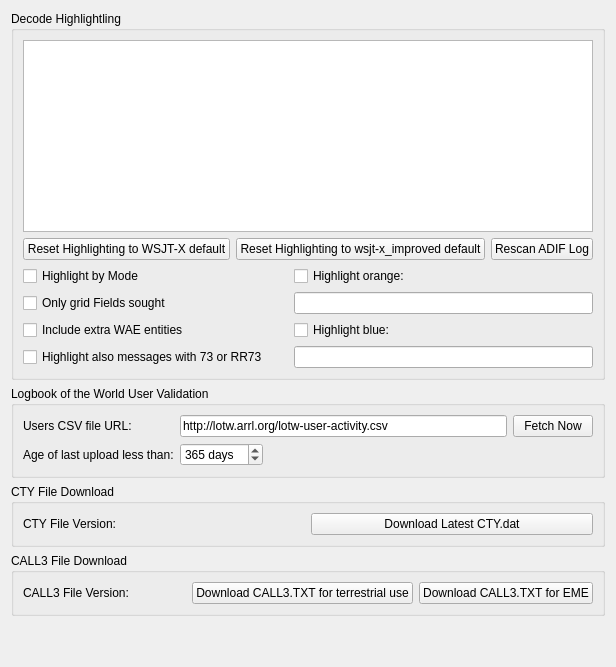
     <widget class="QWidget" name="colors_tab">
      <attribute name="title">
       <string>Colors</string>
      </attribute>
      <layout class="QVBoxLayout" name="verticalLayout_7">
       <item>
        <widget class="QGroupBox" name="groupBox_12">
         <property name="title">
          <string>Decode Highlightling</string>
         </property>
         <layout class="QGridLayout" name="gridLayout_5">
          <item row="1" column="0" colspan="2">
           <layout class="QHBoxLayout" name="horizontalLayout_20">
            <item>
             <widget class="QPushButton" name="reset_highlighting_to_defaults_push_button">
              <property name="toolTip">
               <string>&lt;html&gt;&lt;head/&gt;&lt;body&gt;&lt;p&gt;Push to reset all highlight items above to default values and priorities.&lt;/p&gt;&lt;/body&gt;&lt;/html&gt;</string>
              </property>
              <property name="text">
               <string>Reset Highlighting to WSJT-X default</string>
              </property>
             </widget>
            </item>
            <item>
             <widget class="QPushButton" name="reset_highlighting_to_defaults2_push_button">
              <property name="text">
               <string>Reset Highlighting to wsjt-x_improved default</string>
              </property>
             </widget>
            </item>
            <item>
             <widget class="QPushButton" name="rescan_log_push_button">
              <property name="toolTip">
               <string>&lt;html&gt;&lt;head/&gt;&lt;body&gt;&lt;p&gt;Click to scan the wsjtx_log.adi ADIF file again for worked before information&lt;/p&gt;&lt;/body&gt;&lt;/html&gt;</string>
              </property>
              <property name="text">
               <string>Rescan ADIF Log</string>
              </property>
             </widget>
            </item>
           </layout>
          </item>
          <item row="0" column="0" colspan="2">
           <widget class="DecodeHighlightingListView" name="highlighting_list_view">
            <property name="sizePolicy">
             <sizepolicy hsizetype="Expanding" vsizetype="Preferred">
              <horstretch>0</horstretch>
              <verstretch>0</verstretch>
             </sizepolicy>
            </property>
            <property name="contextMenuPolicy">
             <enum>Qt::ActionsContextMenu</enum>
            </property>
            <property name="acceptDrops">
             <bool>true</bool>
            </property>
            <property name="toolTip">
             <string>&lt;html&gt;&lt;head/&gt;&lt;body&gt;&lt;p&gt;Enable or disable using the check boxes and right-click an item to change or unset the foreground color, background color, or reset the item to default values. Drag and drop the items to change their priority, higher in the list is higher in priority.&lt;/p&gt;&lt;p&gt;Note that each foreground or background color may be either set or unset, unset means that it is not allocated for that item's type and lower priority items may apply.&lt;/p&gt;&lt;/body&gt;&lt;/html&gt;</string>
            </property>
            <property name="editTriggers">
             <set>QAbstractItemView::NoEditTriggers</set>
            </property>
            <property name="dragEnabled">
             <bool>true</bool>
            </property>
            <property name="dragDropMode">
             <enum>QAbstractItemView::InternalMove</enum>
            </property>
            <property name="defaultDropAction">
             <enum>Qt::MoveAction</enum>
            </property>
            <property name="selectionMode">
             <enum>QAbstractItemView::SingleSelection</enum>
            </property>
            <property name="resizeMode">
             <enum>QListView::Adjust</enum>
            </property>
           </widget>
          </item>
          <item row="3" column="0" colspan="2">
           <layout class="QGridLayout" name="gridLayout_23">
            <item row="1" column="0">
             <widget class="QCheckBox" name="only_fields_check_box">
              <property name="toolTip">
               <string>Check to for grid highlighting to only apply to unworked grid fields</string>
              </property>
              <property name="text">
               <string>Only grid Fields sought</string>
              </property>
             </widget>
            </item>
            <item row="0" column="1">
             <spacer name="horizontalSpacer_5">
              <property name="orientation">
               <enum>Qt::Horizontal</enum>
              </property>
              <property name="sizeType">
               <enum>QSizePolicy::Fixed</enum>
              </property>
              <property name="sizeHint" stdset="0">
               <size>
                <width>20</width>
                <height>20</height>
               </size>
              </property>
             </spacer>
            </item>
            <item row="2" column="0">
             <widget class="QCheckBox" name="include_WAE_check_box">
              <property name="text">
               <string>Include extra WAE entities</string>
              </property>
             </widget>
            </item>
            <item row="3" column="0">
             <widget class="QCheckBox" name="highlight_73_check_box">
              <property name="text">
               <string>Highlight also messages with 73 or RR73</string>
              </property>
             </widget>
            </item>
            <item row="0" column="0">
             <widget class="QCheckBox" name="highlight_by_mode_check_box">
              <property name="toolTip">
               <string>&lt;html&gt;&lt;head/&gt;&lt;body&gt;&lt;p&gt;Check to indicate new DXCC entities, grid squares, and callsigns per mode.&lt;/p&gt;&lt;/body&gt;&lt;/html&gt;</string>
              </property>
              <property name="text">
               <string>Highlight by Mode</string>
              </property>
             </widget>
            </item>
            <item row="0" column="2">
             <widget class="QCheckBox" name="highlight_orange_check_box">
              <property name="toolTip">
               <string>&lt;html&gt;&lt;head/&gt;&lt;body&gt;&lt;p&gt;Highlight callsigns or grids with orange background color. Callsigns and/or grids must be separated by a comma, and there must be a comma after each callsign.&lt;/p&gt;&lt;/body&gt;&lt;/html&gt;</string>
              </property>
              <property name="text">
               <string>Highlight orange:</string>
              </property>
             </widget>
            </item>
            <item row="2" column="2">
             <widget class="QCheckBox" name="highlight_blue_check_box">
              <property name="toolTip">
               <string>&lt;html&gt;&lt;head/&gt;&lt;body&gt;&lt;p&gt;Highlight callsigns or grids with blue background color. Callsigns and/or grids must be separated by a comma, and there must be a comma after each callsign.&lt;/p&gt;&lt;/body&gt;&lt;/html&gt;</string>
              </property>
              <property name="text">
               <string>Highlight blue:</string>
              </property>
             </widget>
            </item>
            <item row="1" column="2">
             <widget class="QLineEdit" name="highlight_orange_callsigns">
              <property name="toolTip">
               <string>&lt;html&gt;&lt;head/&gt;&lt;body&gt;&lt;p&gt;Highlight callsigns or grids with orange background color. Callsigns and/or grids must be separated by a comma, and there must be a comma after each callsign.&lt;/p&gt;&lt;/body&gt;&lt;/html&gt;</string>
              </property>
             </widget>
            </item>
            <item row="3" column="2">
             <widget class="QLineEdit" name="highlight_blue_callsigns">
              <property name="toolTip">
               <string>&lt;html&gt;&lt;head/&gt;&lt;body&gt;&lt;p&gt;Highlight callsigns or grids with blue background color. Callsigns and/or grids must be separated by a comma, and there must be a comma after each callsign.&lt;/p&gt;&lt;/body&gt;&lt;/html&gt;</string>
              </property>
             </widget>
            </item>
           </layout>
          </item>
         </layout>
        </widget>
       </item>
       <item>
        <widget class="QGroupBox" name="groupBox_11">
         <property name="toolTip">
          <string>&lt;html&gt;&lt;head/&gt;&lt;body&gt;&lt;p&gt;Controls for Logbook of the World user lookup.&lt;/p&gt;&lt;/body&gt;&lt;/html&gt;</string>
         </property>
         <property name="title">
          <string>Logbook of the World User Validation</string>
         </property>
         <layout class="QFormLayout" name="formLayout_18">
          <item row="1" column="0">
           <widget class="QLabel" name="label_15">
            <property name="text">
             <string>Users CSV file URL:</string>
            </property>
            <property name="buddy">
             <cstring>LotW_CSV_URL_line_edit</cstring>
            </property>
           </widget>
          </item>
          <item row="1" column="1">
           <layout class="QHBoxLayout" name="LotW_Layout">
            <item>
             <widget class="QLineEdit" name="LotW_CSV_URL_line_edit">
              <property name="toolTip">
               <string>&lt;html&gt;&lt;head/&gt;&lt;body&gt;&lt;p&gt;URL of the ARRL LotW user's last upload dates and times data file which is used to highlight decodes from stations that are known to upload their log file to LotW.&lt;/p&gt;&lt;/body&gt;&lt;/html&gt;</string>
              </property>
              <property name="accessibleName">
               <string>URL</string>
              </property>
              <property name="text">
               <string>http://lotw.arrl.org/lotw-user-activity.csv</string>
              </property>
             </widget>
            </item>
            <item>
             <widget class="QPushButton" name="LotW_CSV_fetch_push_button">
              <property name="toolTip">
               <string>&lt;html&gt;&lt;head/&gt;&lt;body&gt;&lt;p&gt;Push this button to fetch the latest LotW user's upload date and time data file.&lt;/p&gt;&lt;/body&gt;&lt;/html&gt;</string>
              </property>
              <property name="text">
               <string>Fetch Now</string>
              </property>
             </widget>
            </item>
           </layout>
          </item>
          <item row="2" column="1">
           <layout class="QHBoxLayout" name="LotW_Layout_2">
            <item>
             <widget class="QSpinBox" name="LotW_days_since_upload_spin_box">
              <property name="toolTip">
               <string>&lt;html&gt;&lt;head/&gt;&lt;body&gt;&lt;p&gt;Adjust this spin box to set the age threshold of LotW user's last upload date that is accepted as a current LotW user.&lt;/p&gt;&lt;/body&gt;&lt;/html&gt;</string>
              </property>
              <property name="accessibleName">
               <string>Days since last upload</string>
              </property>
              <property name="suffix">
               <string> days</string>
              </property>
              <property name="minimum">
               <number>0</number>
              </property>
              <property name="maximum">
               <number>9999</number>
              </property>
              <property name="value">
               <number>365</number>
              </property>
             </widget>
            </item>
            <item>
             <spacer name="horizontalSpacer_2">
              <property name="orientation">
               <enum>Qt::Horizontal</enum>
              </property>
              <property name="sizeHint" stdset="0">
               <size>
                <width>40</width>
                <height>20</height>
               </size>
              </property>
             </spacer>
            </item>
            <item>
             <widget class="QLabel" name="LotW_CSV_status_label">
              <property name="minimumSize">
               <size>
                <width>240</width>
                <height>0</height>
               </size>
              </property>
              <property name="text">
               <string/>
              </property>
             </widget>
            </item>
           </layout>
          </item>
          <item row="2" column="0">
           <widget class="QLabel" name="label_14">
            <property name="text">
             <string>Age of last upload less than:</string>
            </property>
            <property name="buddy">
             <cstring>LotW_days_since_upload_spin_box</cstring>
            </property>
           </widget>
          </item>
         </layout>
        </widget>
       </item>
       <item>
        <spacer name="horizontalSpacer_8">
         <property name="orientation">
          <enum>Qt::Horizontal</enum>
         </property>
         <property name="sizeHint" stdset="0">
          <size>
           <width>0</width>
           <height>0</height>
          </size>
         </property>
        </spacer>
       </item>
       <item>
        <widget class="QGroupBox" name="cty_groupBox">
         <property name="title">
          <string>CTY File Download</string>
         </property>
         <layout class="QHBoxLayout" name="cty_horizontalLayout">
          <item>
           <widget class="QLabel" name="CTY_file_label">
            <property name="text">
             <string>CTY File Version: </string>
            </property>
           </widget>
          </item>
          <item>
           <widget class="QPushButton" name="CTY_download_button">
            <property name="text">
             <string>Download Latest CTY.dat</string>
            </property>
           </widget>
          </item>
         </layout>
        </widget>
       </item>
       <item>
        <widget class="QGroupBox" name="call3_groupBox">
         <property name="title">
          <string>CALL3 File Download</string>
         </property>
         <layout class="QHBoxLayout" name="call3_horizontalLayout">
          <item>
           <widget class="QLabel" name="CALL3_file_label">
            <property name="text">
             <string>CALL3 File Version:</string>
            </property>
           </widget>
          </item>
          <item>
           <widget class="QPushButton" name="CALL3_download_button">
            <property name="toolTip">
             <string>Dowload latest CALL3.TXT file.</string>
            </property>
            <property name="text">
             <string>Download CALL3.TXT for terrestrial use</string>
            </property>
           </widget>
          </item>
          <item>
           <widget class="QPushButton" name="CALL3_EME_download_button">
            <property name="toolTip">
             <string>Dowload latest CALL3.TXT file for EME. This version is suitable for JT65 Deep Search.</string>
            </property>
            <property name="text">
             <string>Download CALL3.TXT for EME</string>
            </property>
           </widget>
          </item>
         </layout>
        </widget>
       </item>
       <item>
        <spacer name="verticalSpacer_6">
         <property name="orientation">
          <enum>Qt::Vertical</enum>
         </property>
         <property name="sizeHint" stdset="0">
          <size>
           <width>20</width>
           <height>40</height>
          </size>
         </property>
        </spacer>
       </item>
      </layout>
     </widget>
